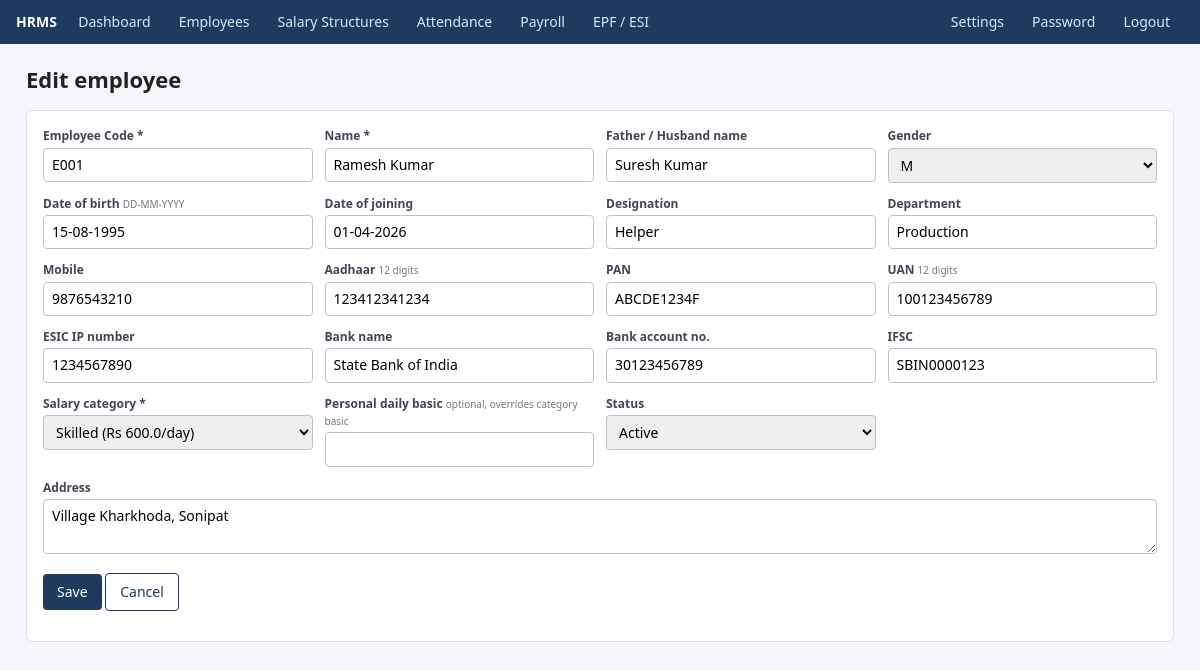
Screenshot of /employees/1/edit (signed in) with the database file from the repository.
### models.py (models this page shows, shortened)
class Employee(Base):
    __tablename__ = "employees"
    id = Column(Integer, primary_key=True)
    emp_code = Column(String, unique=True, nullable=False)
    name = Column(String, nullable=False)
    father_name = Column(String)
    gender = Column(String)
    dob = Column(Date)
    doj = Column(Date)
    dol = Column(Date)
    designation = Column(String)
    department = Column(String)
    mobile = Column(String)
    address = Column(Text)
    aadhaar = Column(String, unique=True)
    pan = Column(String, unique=True)
    uan = Column(String, unique=True)
    esic_no = Column(String, unique=True)
    bank_name = Column(String)
    bank_acct = Column(String)
    ifsc = Column(String)
    category_id = Column(Integer, ForeignKey("categories.id"))
    basic_override_day = Column(Float)           # personal daily basic overriding category
    status = Column(String, default="Active")    # Active / Left
    category = relationship("Category", back_populates="employees")

### app.py (the view, shortened to what this page needs)
@app.route("/employees/new", methods=["GET", "POST"])
@app.route("/employees/<int:eid>/edit", methods=["GET", "POST"])
def employee_form(eid=None):
    emp = db.get(Employee, eid) if eid else None
    if eid and not emp:
        abort(404)
    cats = db.query(Category).order_by(Category.name).all()
    return render_template("employee_form.html", emp=emp, cats=cats, editing=bool(eid))

### app.py (called while the page is built)
@app.teardown_appcontext
def _shutdown(exc=None):
    db.remove()

@app.before_request
def _auth():
    if request.endpoint in ("login", "static"):
        return
    if "uid" not in session:
        return redirect(url_for("login", next=request.path))

@app.context_processor
def _ctx():
    return dict(S=get_settings(), today=date.today(), cur_month=date.today().strftime("%Y-%m"),
                month_label=pdfs.month_label,
                cats_all=db.query(Category).order_by(Category.name).all() if "uid" in session else [])

### models.py (called while the page is built)
def get_settings():
    s = dict(DEFAULT_SETTINGS)
    for row in db.query(Setting).all():
        s[row.key] = row.value
    return s

    @property
    def total_day(self):
        return (self.basic_day or 0) + (self.da_day or 0) + (self.hra_day or 0) + (self.other_day or 0)

### templates/employee_form.html (shortened to what this page needs)
{% extends "base.html" %}{% block body %}
<h1>{{ 'Edit' if editing else 'Add' }} employee</h1>
<form method="post" class="card">
<div class="form">
  <div><label>Employee Code *</label><input name="emp_code" value="{{ emp.emp_code or '' }}" required></div>
  <div><label>Name *</label><input name="name" value="{{ emp.name or '' }}" required></div>
  <div><label>Father / Husband name</label><input name="father_name" value="{{ emp.father_name or '' }}"></div>
  <div><label>Gender</label><select name="gender">{% for g in ['', 'M', 'F', 'O'] %}<option {{ 'selected' if emp.gender==g }}>{{ g }}</option>{% endfor %}</select></div>
  <div><label>Date of birth <small class="hint">DD-MM-YYYY</small></label><input name="dob" value="{{ emp.dob.strftime('%d-%m-%Y') if emp.dob and emp.dob.strftime else (emp.dob or '') }}"></div>
  <div><label>Date of joining</label><input name="doj" value="{{ emp.doj.strftime('%d-%m-%Y') if emp.doj and emp.doj.strftime else (emp.doj or '') }}"></div>
  <div><label>Designation</label><input name="designation" value="{{ emp.designation or '' }}"></div>
  <div><label>Department</label><input name="department" value="{{ emp.department or '' }}"></div>
  <div><label>Mobile</label><input name="mobile" value="{{ emp.mobile or '' }}"></div>
  <div><label>Aadhaar <small class="hint">12 digits</small></label><input name="aadhaar" value="{{ emp.aadhaar or '' }}"></div>
  <div><label>PAN</label><input name="pan" value="{{ emp.pan or '' }}"></div>
  <div><label>UAN <small class="hint">12 digits</small></label><input name="uan" value="{{ emp.uan or '' }}"></div>
  <div><label>ESIC IP number</label><input name="esic_no" value="{{ emp.esic_no or '' }}"></div>
  <div><label>Bank name</label><input name="bank_name" value="{{ emp.bank_name or '' }}"></div>
  <div><label>Bank account no.</label><input name="bank_acct" value="{{ emp.bank_acct or '' }}"></div>
  <div><label>IFSC</label><input name="ifsc" value="{{ emp.ifsc or '' }}"></div>
  <div><label>Salary category *</label><select name="category_id" required>
    {% for c in cats_all %}<option value="{{ c.id }}" {{ 'selected' if emp.category_id==c.id }}>{{ c.name }} (Rs {{ c.total_day|round(2) }}/day)</option>{% endfor %}
  </select></div>
  <div><label>Personal daily basic <small class="hint">optional, overrides category basic</small></label><input name="basic_override_day" value="{{ emp.basic_override_day or '' }}"></div>
  <div><label>Status</label><select name="status"><option {{ 'selected' if emp.status!='Left' }}>Active</option><option {{ 'selected' if emp.status=='Left' }}>Left</option></select></div>
</div>
<div style="margin-top:12px"><label>Address</label><textarea name="address" rows="2">{{ emp.address or '' }}</textarea></div>
<p><button class="btn">Save</button> <a class="btn sec" href="{{ url_for('employees') }}">Cancel</a></p>
</form>
{% endblock %}

### static/style.css (style rules this page uses)
* { box-sizing:border-box }
body { font:14px/1.45 Segoe UI,Arial,sans-serif;margin:0;background:#f4f6f9;color:#222 }
h1 { font-size:22px;margin:0 0 14px }
.card { background:#fff;border:1px solid #dde2ea;border-radius:6px;padding:16px;margin-bottom:16px }
input,select,textarea { padding:6px 8px;border:1px solid #b9c2d0;border-radius:4px;font:inherit;width:100% }
label { display:block;font-weight:600;font-size:12px;color:#445;margin-bottom:3px }
.form { display:grid;grid-template-columns:repeat(auto-fit,minmax(240px,1fr));gap:12px }
.btn { display:inline-block;background:#1f3a5f;color:#fff;border:0;padding:8px 14px;border-radius:4px;cursor:pointer;text-decoration:none;font:inherit }
.btn.sec { background:#fff;color:#1f3a5f;border:1px solid #1f3a5f }
small.hint { color:#778;font-weight:400 }

### rows the page displays
Employee: emp_code "E001", name "Ramesh Kumar", father_name "Suresh Kumar", dob "15-08-1995", doj "01-04-2026", designation "Helper", department "Production", mobile "9876543210", aadhaar "123412341234", pan "ABCDE1234F", uan "100123456789", esic_no "1234567890", bank_name "State Bank of India", bank_acct "30123456789", ifsc "SBIN0000123", address "Village Kharkhoda, Sonipat"

### other values shown
{{ 'Edit' if editing else 'Add' }} "Edit"
form field gender "M"
form field category_id "Skilled (Rs 600.0/day)"
